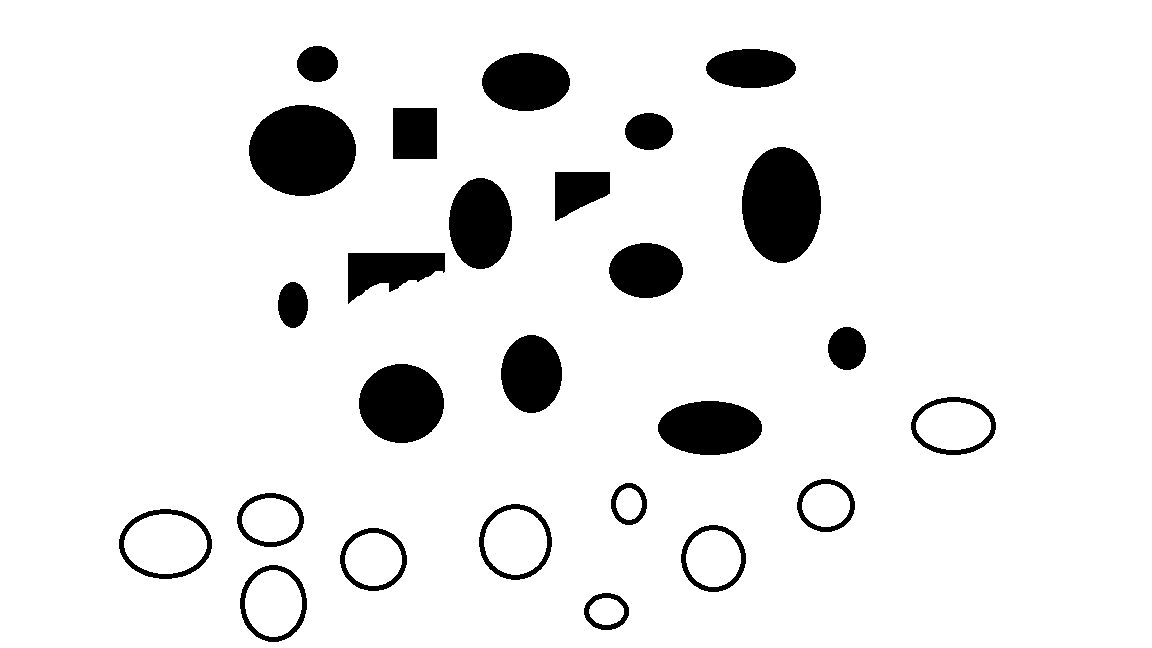
#> input picture subtask2/map2.png, 1152 x 648 px
$ python subtask2.py
#> lines starting #> are read from the running program, lines starting #| are printed output that depends on the picture; after the words box and inside, x2 and y2 are one past the last pixel; in counts of white or black regions, pixels touching at a corner belong together
"""
Subtask 2: Swarm of robots on a constrained path.
- Input: path and its width (from map or synthetic), swarm at A, swarm at B.
- Task: swarms navigate A→B and B→A simultaneously without accidents (collision-free).
- Output: path with width + visualization of both swarms.
"""

import numpy as np
from scipy.interpolate import splprep, splev
from scipy.ndimage import binary_dilation
import matplotlib.pyplot as plt
from matplotlib.patches import Circle
import matplotlib.animation as animation
from pathlib import Path
import heapq

# --------------- Parameters ---------------
MAP_IMAGE = "map2.png"   # None = synthetic path; "map2.png" = obstacle-aware path
PATH_WIDTH = 0.8
ROBOT_RADIUS = 0.02
SPEED = 0.015              # spline parameter step per frame (smaller = more cautious)
OBSTACLE_THRESHOLD = 0.5
INFLATE_MARGIN = 3
PATH_WIDTH_PX = 35
ROBOT_RADIUS_PX = 4

# Swarm sizes (number of robots at A and at B)
N_ROBOTS_AT_A = 5         # swarm going A → B
N_ROBOTS_AT_B = 5         # swarm going B → A

# Collision avoidance: min distance (in spline-parameter u) between robots in same direction
MIN_U_SEP_SAME = 0.08
# Opposite direction: min distance = this × robot_radius (use ~2 so they can pass when on opposite lanes)
OPPOSITE_SAFE_FACTOR = 2.2
# Lane offset: fraction of half-width; A→B left, B→A right. 0.4 = clearly visible two lanes on one path
LANE_OFFSET = 0.4


# [8 lines left out: function make_synthetic_path_points, not called in this run]


def image_to_obstacle_grid(img, threshold=0.5):
    if img.ndim >= 3:
        gray = np.mean(img[..., :3], axis=2)
    else:
        gray = np.asarray(img, dtype=float)
    if gray.max() > 1:
        gray = gray / 255.0
    return gray < threshold


def inflate_obstacles(obstacle, margin):
    if margin <= 0:
        return obstacle
    footprint = np.ones((2 * margin + 1, 2 * margin + 1))
    return binary_dilation(obstacle, structure=footprint)


def astar(grid, start, goal):
    H, W = grid.shape
    start = (int(round(start[0])), int(round(start[1])))
    goal = (int(round(goal[0])), int(round(goal[1])))
    for pt in [start, goal]:
        if not (0 <= pt[0] < W and 0 <= pt[1] < H) or grid[pt[1], pt[0]]:
            return None
    neighbors = [(-1,-1),(-1,0),(-1,1),(0,-1),(0,1),(1,-1),(1,0),(1,1)]
    g, parent = {start: 0}, {}
    open_set = [(0, start)]
    while open_set:
        _, (x, y) = heapq.heappop(open_set)
        if (x, y) == goal:
            path = []
            cur = goal
            while cur is not None:
                path.append(cur)
                cur = parent.get(cur)
            return list(reversed(path))
        for dx, dy in neighbors:
            nx, ny = x + dx, y + dy
            if not (0 <= nx < W and 0 <= ny < H) or grid[ny, nx]:
                continue
            cost = np.sqrt(dx*dx + dy*dy)
            ng = g[(x, y)] + cost
            if (nx, ny) not in g or ng < g[(nx, ny)]:
                g[(nx, ny)] = ng
                heapq.heappush(open_set, (ng + np.hypot(nx - goal[0], ny - goal[1]), (nx, ny)))
                parent[(nx, ny)] = (x, y)
    return None


def simplify_path(path, step=5):
    if len(path) <= 3:
        return path
    out = [path[0]]
    for i in range(step, len(path) - 1, step):
        out.append(path[i])
    out.append(path[-1])
    return out


def spline_from_points(x_pts, y_pts):
    pts = np.column_stack([np.asarray(x_pts, dtype=float), np.asarray(y_pts, dtype=float)])
    n = len(pts)
    if n < 2:
        return None
    k = min(3, n - 1)
    tck, _ = splprep([pts[:, 0], pts[:, 1]], s=0, k=k)
    return tck


def path_boundaries(x_pts, y_pts, width, n_sample=200):
    tck = spline_from_points(x_pts, y_pts)
    if tck is None:
        return None
    u_fine = np.linspace(0, 1, n_sample)
    x_c, y_c = splev(u_fine, tck)
    dx, dy = splev(u_fine, tck, der=1)
    norm = np.sqrt(dx**2 + dy**2) + 1e-12
    nx, ny = -dy / norm, dx / norm
    half = width / 2
    x_left = x_c + half * nx
    y_left = y_c + half * ny
    x_right = x_c - half * nx
    y_right = y_c - half * ny
    return (x_c, y_c), (x_left, y_left), (x_right, y_right), tck


def position_on_path(tck, u, width, lane_offset):
    """Return (x, y) on path at parameter u; lane_offset in [-1, 1]: negative = left, positive = right."""
    x_c, y_c = splev(u, tck)
    dx, dy = splev(u, tck, der=1)
    norm = np.sqrt(dx*dx + dy*dy) + 1e-12
    nx, ny = -dy / norm, dx / norm
    offset = lane_offset * (width / 2)
    return (x_c + offset * nx, y_c + offset * ny)


def main():
    use_map = False
    map_path = MAP_IMAGE
    if isinstance(map_path, str):
        map_path = Path(__file__).parent / map_path
        use_map = map_path.exists()
        if not use_map:
            map_path = None

    if use_map:
        img = plt.imread(str(map_path))
#> img is the input picture: shape (648, 1152, 4) float32; mean R, G, B, A 0.914, 0.914, 0.914, 1
        H, W = img.shape[0], img.shape[1]
#> H = 648; W = 1152
        A = [80.0, 80.0]
        B = [W - 80.0, H - 80.0]
#> B = [1072, 568]
        path_width_px = PATH_WIDTH_PX
        robot_radius_px = ROBOT_RADIUS_PX
        obstacle = image_to_obstacle_grid(img, OBSTACLE_THRESHOLD)
#> in image_to_obstacle_grid, `gray = np.mean(img[..., :3], axis=2)`: gray: shape (648, 1152) float32; values 0 (black) and 1 (white), 91.4% white; 26 black regions, largest, box (x1, y1, x2, y2) and area: (249, 105, 356, 196) 7638, (742, 147, 821, 263) 7187, (359, 364, 444, 443) 5257
#> in image_to_obstacle_grid, `return gray < threshold`:
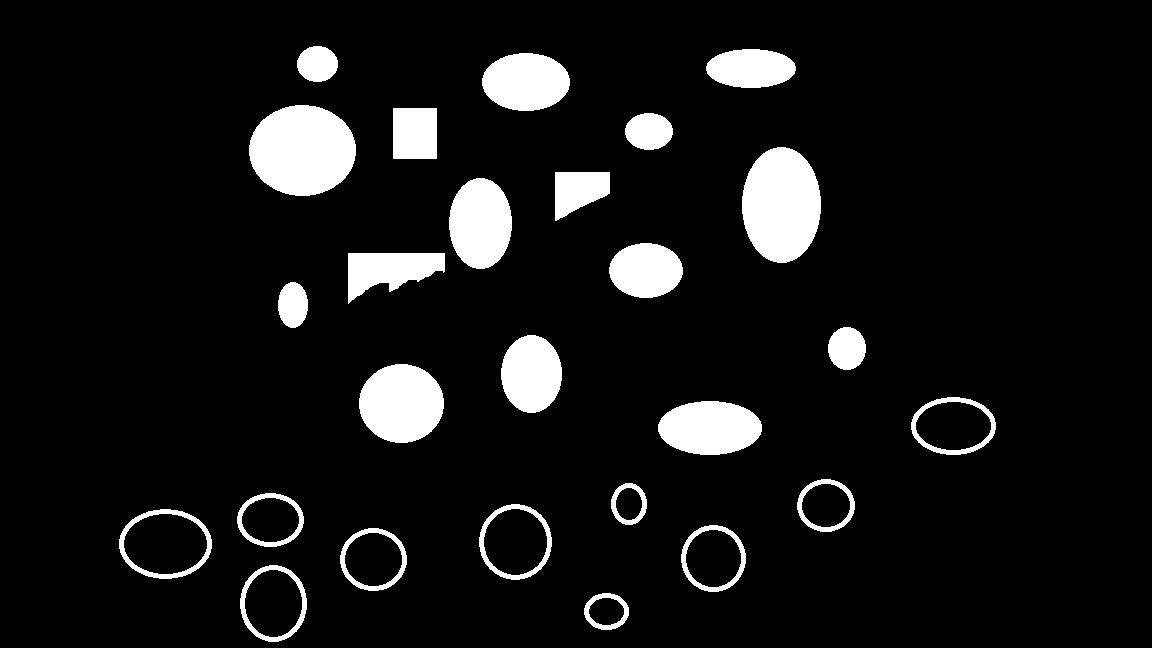
#> returned value: shape (648, 1152) bool; 8.6% white; 26 white regions, largest, box (x1, y1, x2, y2) and area: (249, 105, 356, 196) 7638, (742, 147, 821, 263) 7187, (359, 364, 444, 443) 5257
        margin = int(np.ceil(path_width_px / 2 + robot_radius_px)) + INFLATE_MARGIN
        obstacle_inflated = inflate_obstacles(obstacle, margin)
#> in inflate_obstacles, `return binary_dilation(obstacle, structure=footprint)`:
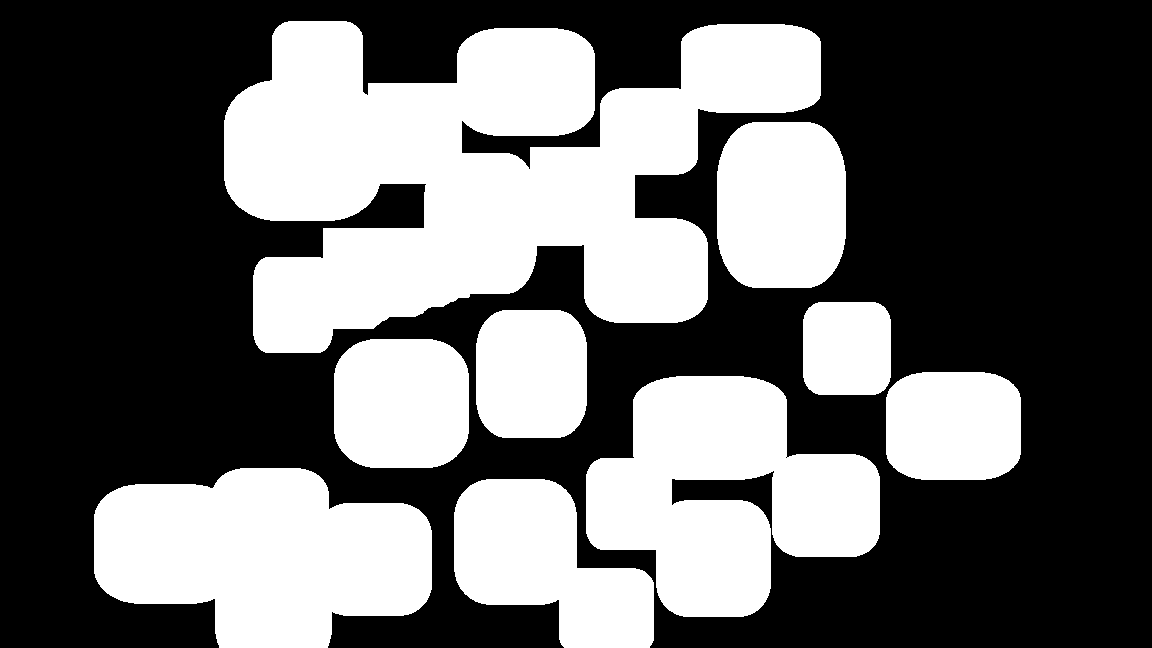
#> returned value: shape (648, 1152) bool; 40% white; 9 white regions, largest, box (x1, y1, x2, y2) and area: (224, 21, 821, 353) 118118, (94, 468, 432, 648) 45067, (586, 376, 880, 617) 44330
        path_pixels = astar(obstacle_inflated, (A[0], A[1]), (B[0], B[1]))
#> path_pixels = 1083 pairs, first value 80 to 1072, second value 80 to 568
        if path_pixels is None or len(path_pixels) < 2:
            path_pixels = [(A[0], A[1]), (B[0], B[1])]
        path_pixels = simplify_path(path_pixels, max(1, len(path_pixels) // 25))
#> in simplify_path, `out = [path[0]]`: out = [(80, 80)]
#> the loop in simplify_path, `for i in range(step, len(path) - 1, step):` made 25 passes
#> i on passes 1 to 12: 43, 86, 129, 172, 215, 258, 301, 344, 387, 430, 473, 516
#> after the loop in simplify_path, `for i in range(step, len(path) - 1, step):`: out = 26 pairs, first value 80 to 1065, second value 80 to 565
#> path_pixels = 27 pairs, first value 80 to 1072, second value 80 to 568
        x_pts = [p[0] for p in path_pixels]
#> x_pts = 27 values from 80 to 1072
        y_pts = [p[1] for p in path_pixels]
#> y_pts = 27 values, max 568 at index 26, min 80 at index 0, mean 359.1
        result = path_boundaries(x_pts, y_pts, path_width_px)
#> in spline_from_points, `pts = np.column_stack([np.asarray(x_pts, dtype=float), np.asarray(y_pt..`: pts has the same summary as path_pixels in main
#> in spline_from_points, `n = len(pts)`: n = 27
#> in spline_from_points, `k = min(3, n - 1)`: k = 3
#> in spline_from_points, `tck, _ = splprep([pts[:, 0], pts[:, 1]], s=0, k=k)`: tck = 3 items
#> in path_boundaries, `x_c, y_c = splev(u_fine, tck)`: x_c = 200 values, max 1072 at index 199, min 80 at index 0, mean 542.5; y_c = 200 values, max 568 at index 199, min 80 at index 0, mean 347.2
#> in path_boundaries, `dx, dy = splev(u_fine, tck, der=1)`: dx = 200 values, max 1362.2 at index 59, min -233.4 at index 46, mean 992; dy = 200 values, max 1386.7 at index 47, min -796.6 at index 92, mean 489
#> in path_boundaries, `norm = np.sqrt(dx**2 + dy**2) + 1e-12`: norm = 200 values, max 1406.2 at index 47, min 1067 at index 53, mean 1244.3
#> in path_boundaries, `nx, ny = -dy / norm, dx / norm`: nx = 200 values, max 0.625 at index 92, min -1 at index 50, mean -0.393; ny = 200 values, max 1 at index 130, min -0.168 at index 46, mean 0.798
#> in path_boundaries, `x_left = x_c + half * nx`: x_left = 200 values, max 1065.3 at index 199, min 67.27 at index 0, mean 535.6
#> in path_boundaries, `y_left = y_c + half * ny`: y_left = 200 values, max 584.1 at index 199, min 92.01 at index 0, mean 361.1
#> in path_boundaries, `x_right = x_c - half * nx`: x_right = 200 values, max 1078.7 at index 199, min 92.73 at index 0, mean 549.3
#> in path_boundaries, `y_right = y_c - half * ny`: y_right = 200 values, max 551.9 at index 199, min 67.99 at index 0, mean 333.2
        if result is None:
            result = path_boundaries([A[0], B[0]], [A[1], B[1]], path_width_px)
        center, (x_left, y_left), (x_right, y_right), tck = result
#> tck = 3 items
        x_center, y_center = center
#> x_center has the same summary as x_c in path_boundaries; y_center has the same summary as y_c in path_boundaries
        path_width_plot = path_width_px
        robot_radius_plot = robot_radius_px
        extent = [0, W, 0, H]
#> extent = [0, 1152, 0, 648]
        x_lim, y_lim = (0, W), (0, H)
#> x_lim = (0, 1152); y_lim = (0, 648)
    else:
        A = [0.0, 0.0]
        B = [4.0, 3.0]
        x_pts, y_pts = make_synthetic_path_points(A, B)
        result = path_boundaries(x_pts, y_pts, PATH_WIDTH)
        center, (x_left, y_left), (x_right, y_right), tck = result
        x_center, y_center = center
        path_width_plot = PATH_WIDTH
        robot_radius_plot = ROBOT_RADIUS
        extent = None
        x_lim = (x_center.min() - 0.5, x_center.max() + 0.5)
        y_lim = (y_center.min() - 0.5, y_center.max() + 0.5)

    # Robot state: list of (u, direction, lane_offset); direction +1 = A→B, -1 = B→A
    # A→B use left lane (-1), B→A use right lane (+1) so they don't collide head-on
    robots = []
    for i in range(N_ROBOTS_AT_A):
        robots.append({"u": 0.0, "dir": 1, "lane": -LANE_OFFSET})   # start at A, go to B, left lane
    for i in range(N_ROBOTS_AT_B):
        robots.append({"u": 1.0, "dir": -1, "lane": LANE_OFFSET})   # start at B, go to A, right lane

    if use_map:
        fig_w, fig_h = 11.5, 6.5
    else:
        fig_w, fig_h = 8, 6
    fig, ax = plt.subplots(1, 1, figsize=(fig_w, fig_h))
    if use_map and map_path:
        ax.imshow(plt.imread(str(map_path)), extent=extent, aspect="equal", origin="lower", alpha=0.85, zorder=0)
    ax.set_aspect("equal")
    ax.set_xlim(x_lim[0], x_lim[1])
    ax.set_ylim(y_lim[0], y_lim[1])
    ax.set_xlabel("x")
    ax.set_ylabel("y")
    ax.set_title("Subtask 2: Swarm A↔B on constrained path (collision-free)")

    ax.fill(np.r_[x_left, x_right[::-1]], np.r_[y_left, y_right[::-1]],
            color="lightgray", edgecolor="gray", linewidth=1, alpha=0.7, zorder=1)
    ax.plot(x_center, y_center, "k-", lw=1.5, label="Path centerline", zorder=2)
    ax.plot(A[0], A[1], "go", markersize=12, label="A", zorder=3)
    ax.plot(B[0], B[1], "rs", markersize=12, label="B", zorder=3)

    circles = []
    for i, r in enumerate(robots):
        x, y = position_on_path(tck, r["u"], path_width_plot, r["lane"])
        color = "blue" if r["dir"] == 1 else "red"
        circ = Circle((x, y), robot_radius_plot, color=color, ec="black", lw=1, zorder=4)
        ax.add_patch(circ)
        circles.append(circ)
#> this loop made 10 passes
#> (x_c in position_on_path, y_c in position_on_path, dx in position_on_path, dy in position_on_path, norm in position_on_path, nx in position_on_path, ny in position_on_path, x) on passes 1 to 10: (80, 80, 838.7, 888.9, 1222.1, -0.727, 0.686, 85.09), (80, 80, 838.7, 888.9, 1222.1, -0.727, 0.686, 85.09), (80, 80, 838.7, 888.9, 1222.1, -0.727, 0.686, 85.09), (80, 80, 838.7, 888.9, 1222.1, -0.727, 0.686, 85.09), (80, 80, 838.7, 888.9, 1222.1, -0.727, 0.686, 85.09), (1072, 568, 1141.8, 477, 1237.5, -0.385, 0.923, 1069.3), (1072, 568, 1141.8, 477, 1237.5, -0.385, 0.923, 1069.3), (1072, 568, 1141.8, 477, 1237.5, -0.385, 0.923, 1069.3), (1072, 568, 1141.8, 477, 1237.5, -0.385, 0.923, 1069.3), (1072, 568, 1141.8, 477, 1237.5, -0.385, 0.923, 1069.3)
#> after the loop, circles = 10 items

    def init():
        for i, r in enumerate(robots):
            x, y = position_on_path(tck, r["u"], path_width_plot, r["lane"])
            circles[i].center = (x, y)
        return circles

    # [33 lines left out: function animate, not called in this run]

    anim = animation.FuncAnimation(fig, animate, init_func=init, frames=400, interval=40, blit=True, repeat=True)
#> the loop in init, `for i, r in enumerate(robots):` made 10 passes
#> the loop in init (call 2), `for i, r in enumerate(robots):` made 10 passes
#> (r, x_c in position_on_path, y_c in position_on_path, dx in position_on_path, dy in position_on_path, norm in position_on_path, nx in position_on_path, ny in position_on_path) on passes 1 to 8: ({'u': 0, 'dir': 1, 'lane': -0.4}, 80, 80, 838.7, 888.9, 1222.1, -0.727, 0.686), ({'u': 0, 'dir': 1, 'lane': -0.4}, 80, 80, 838.7, 888.9, 1222.1, -0.727, 0.686), ({'u': 0, 'dir': 1, 'lane': -0.4}, 80, 80, 838.7, 888.9, 1222.1, -0.727, 0.686), ({'u': 0, 'dir': 1, 'lane': -0.4}, 80, 80, 838.7, 888.9, 1222.1, -0.727, 0.686), ({'u': 0, 'dir': 1, 'lane': -0.4}, 80, 80, 838.7, 888.9, 1222.1, -0.727, 0.686), ({'u': 1, 'dir': -1, 'lane': 0.4}, 1072, 568, 1141.8, 477, 1237.5, -0.385, 0.923), ({'u': 1, 'dir': -1, 'lane': 0.4}, 1072, 568, 1141.8, 477, 1237.5, -0.385, 0.923), ({'u': 1, 'dir': -1, 'lane': 0.4}, 1072, 568, 1141.8, 477, 1237.5, -0.385, 0.923)
    ax.legend(loc="upper right")
    plt.tight_layout()
    plt.show()
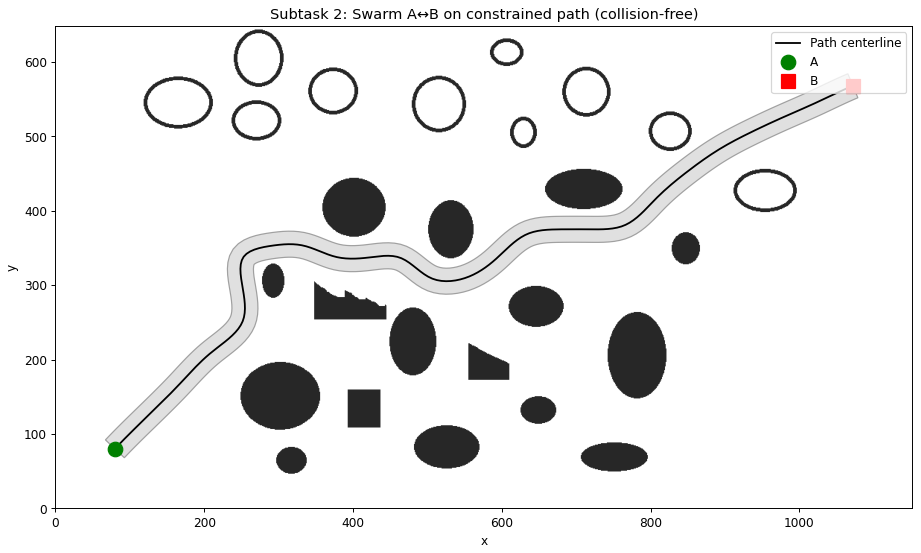
#> figure drawn by matplotlib, 1 panel


if __name__ == "__main__":
    main()
